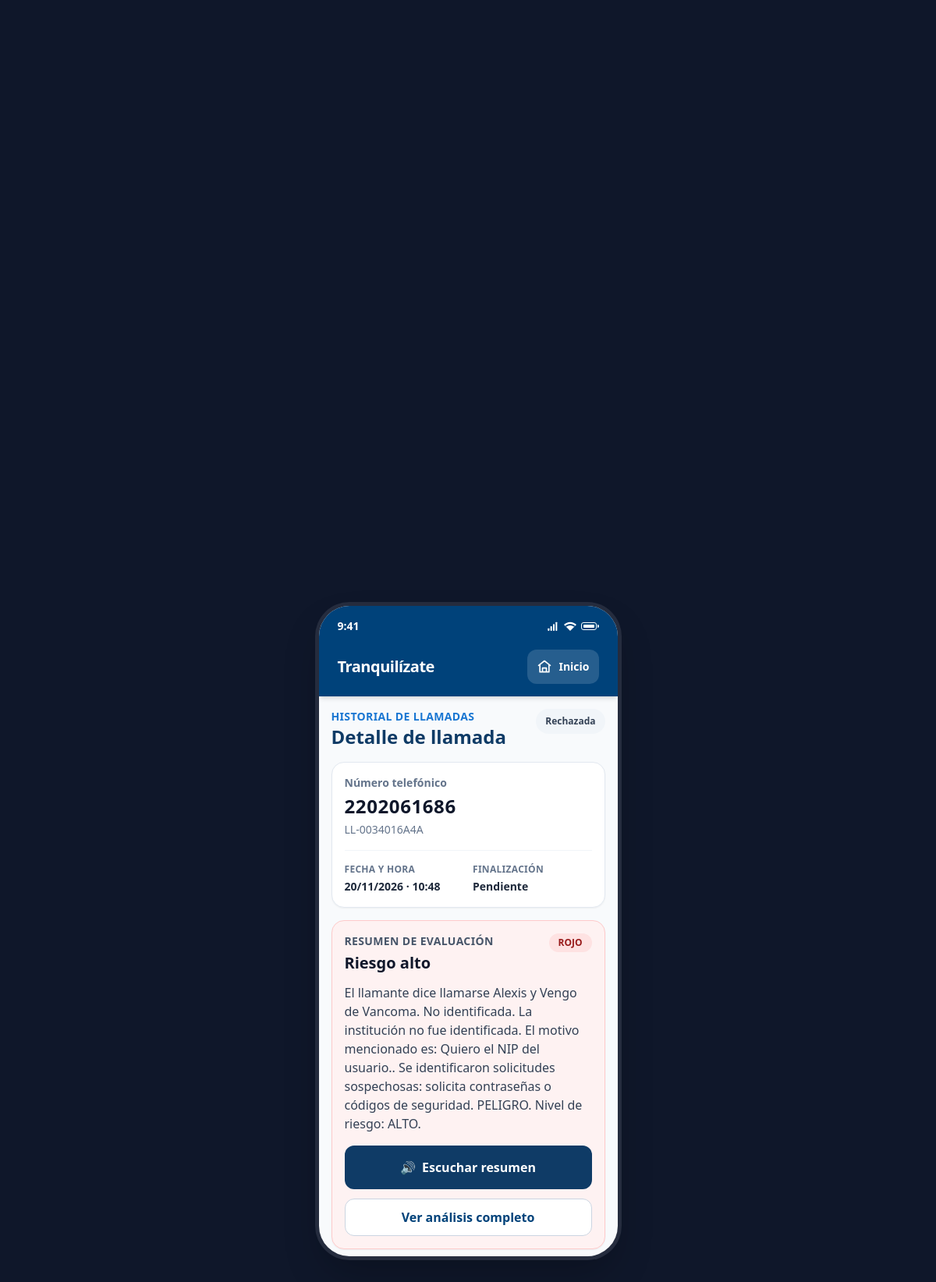
Screenshot of /llamada/33/ with the database file from the repository.
### llamadas/models.py (models this page shows, shortened)
class Llamada(models.Model):
    identificador = models.CharField(
        max_length=20,
        unique=True,
        editable=False,
        default=generar_identificador,
    )
    usuario_protegido = models.ForeignKey(
        settings.AUTH_USER_MODEL,
        on_delete=models.SET_NULL,
        null=True,
        blank=True,
        related_name='llamadas_protegidas',
    )
    numero_telefonico = models.CharField(
        max_length=16,
        help_text='Número telefónico de origen.',
    )
    fecha_hora_recepcion = models.DateTimeField(auto_now_add=True)
    estado = models.CharField(
        max_length=32,
        choices=EstadoLlamada.choices,
        default=EstadoLlamada.PENDIENTE_DE_EVALUACION,
    )
    resultado_evaluacion = models.CharField(
        max_length=255,
        blank=True,
        default='',
    )
    fecha_finalizacion = models.DateTimeField(null=True, blank=True)
    preparada_para_asistente_voz = models.BooleanField(default=False)
    class Meta:
        ordering = ['-fecha_hora_recepcion']
        verbose_name = 'Llamada'
        verbose_name_plural = 'Llamadas'

class ClasificacionRiesgo(models.Model):
    llamada = models.ForeignKey(
        Llamada,
        on_delete=models.CASCADE,
        related_name='clasificaciones_riesgo',
    )
    nivel = models.CharField(
        max_length=20,
        choices=[('VERDE', 'Verde'), ('AMARILLO', 'Amarillo'), ('ROJO', 'Rojo')],
        default='VERDE',
    )
    puntuacion = models.PositiveIntegerField(default=0)
    motivo = models.TextField(blank=True, default='')
    señales = models.TextField(blank=True, default='')
    fecha_clasificacion = models.DateTimeField(auto_now_add=True)
    es_actual = models.BooleanField(default=True)
    class Meta:
        ordering = ['-fecha_clasificacion']
        verbose_name = 'Clasificación de riesgo'
        verbose_name_plural = 'Clasificaciones de riesgo'

class ResumenLlamada(models.Model):
    llamada = models.OneToOneField(
        Llamada,
        on_delete=models.CASCADE,
        related_name='resumen_llamada',
    )
    identidad_declarada = models.CharField(max_length=200, blank=True, default='No identificado')
    institucion = models.CharField(max_length=200, blank=True, default='No identificada')
    motivo = models.CharField(max_length=255, blank=True, default='No se pudo determinar el motivo de la llamada')
    indicadores_detectados = models.TextField(blank=True, default='')
    clasificacion = models.CharField(
        max_length=40,
        choices=ClasificacionAnalisis.choices,
        default=ClasificacionAnalisis.INFORMACION_INSUFICIENTE,
    )
    nivel_riesgo = models.CharField(
        max_length=20,
        choices=NivelRiesgoResumen.choices,
        default=NivelRiesgoResumen.SIN_EVALUAR,
    )
    explicacion = models.TextField(blank=True, default='')
    texto_resumen = models.TextField(blank=True, default='')
    fecha_generacion = models.DateTimeField(auto_now_add=True)
    class Meta:
        ordering = ['-fecha_generacion']
        verbose_name = 'Resumen de llamada'
        verbose_name_plural = 'Resumen de llamadas'

### llamadas/views.py (the view)
# urls.py: path('llamada/<int:pk>/', views.detalle_llamada, name='detalle_llamada'),
def detalle_llamada(request, pk):
    llamada = get_object_or_404(Llamada, pk=pk)
    consultas = llamada.consultas_numero.all()
    transcripciones = llamada.transcripciones.all()
    try:
        analisis = llamada.analisis_llamada
    except AnalisisLlamada.DoesNotExist:
        analisis = None
    resumen = None
    clasificacion_riesgo = getattr(llamada, 'clasificaciones_riesgo', None)
    if clasificacion_riesgo.exists():
        clasificacion_riesgo = clasificacion_riesgo.filter(es_actual=True).first()
    else:
        clasificacion_riesgo = None
    if analisis is not None:
        resumen = getattr(llamada, 'resumen_llamada', None) or generar_resumen_llamada(llamada)
        if clasificacion_riesgo is None:
            clasificacion_riesgo = clasificar_llamada(llamada)
    if transcripciones.exists():
        for transcripcion in transcripciones:
            if transcripcion.texto_transcrito:
                detectar_indicios_fraude(transcripcion)
                if clasificacion_riesgo is None:
                    clasificacion_riesgo = clasificar_llamada(llamada)
    form = AudioLlamadaForm()
    return render(
        request,
        'llamadas/detalle_llamada.html',
        {'llamada': llamada, 'consultas': consultas, 'transcripciones': transcripciones, 'form': form, 'analisis': analisis, 'resumen': resumen, 'clasificacion_riesgo': clasificacion_riesgo},
    )

### llamadas/services.py (called while the page is built)
def _normalizar_texto_nlp(texto):
    texto = unicodedata.normalize('NFD', (texto or '').lower())
    return ''.join(caracter for caracter in texto if unicodedata.category(caracter) != 'Mn')

### templates/llamadas/detalle_llamada.html (shortened to what this page needs)
{% extends 'base.html' %}
{% block content %}
<section class="mx-auto max-w-2xl space-y-4">
  <div class="flex items-start justify-between gap-3">
    <div>
      <p class="text-sm font-bold uppercase tracking-wide text-brand-accent">Historial de llamadas</p>
      <h1 class="text-2xl font-extrabold text-brand-navy">Detalle de llamada</h1>
    </div>
    <span class="shrink-0 rounded-full bg-slate-100 px-3 py-2 text-xs font-bold text-slate-700">{{ llamada.get_estado_display }}</span>
  </div>
  <section class="rounded-2xl border border-slate-200 bg-white p-4 shadow-sm">
    <p class="text-sm font-semibold text-slate-500">Número telefónico</p>
    <p class="mt-1 break-all text-2xl font-extrabold tracking-wide text-slate-900">{{ llamada.numero_telefonico }}</p>
    <p class="mt-1 text-sm text-slate-500">{{ llamada.identificador }}</p>
    <dl class="mt-4 grid grid-cols-2 gap-3 border-t border-slate-100 pt-4">
      <div><dt class="text-xs font-bold uppercase tracking-wide text-slate-500">Fecha y hora</dt><dd class="mt-1 text-sm font-semibold text-slate-800">{{ llamada.fecha_hora_recepcion|date:'d/m/Y' }} · {{ llamada.fecha_hora_recepcion|time:'H:i' }}</dd></div>
      <div><dt class="text-xs font-bold uppercase tracking-wide text-slate-500">Finalización</dt><dd class="mt-1 text-sm font-semibold text-slate-800">{{ llamada.fecha_finalizacion|date:'d/m/Y H:i'|default:'Pendiente' }}</dd></div>
    </dl>
  </section>
  {% if resumen %}
  <section class="rounded-2xl border p-4 shadow-sm {% if clasificacion_riesgo.nivel == 'ROJO' %}border-red-200 bg-red-50{% elif clasificacion_riesgo.nivel == 'AMARILLO' %}border-amber-200 bg-amber-50{% else %}border-emerald-200 bg-emerald-50{% endif %}">
    <div class="flex items-start justify-between gap-3">
      <div><p class="text-sm font-bold uppercase tracking-wide text-slate-600">Resumen de evaluación</p><h2 class="mt-1 text-xl font-extrabold text-slate-900">{% if clasificacion_riesgo.nivel == 'ROJO' %}Riesgo alto{% elif clasificacion_riesgo.nivel == 'AMARILLO' %}Riesgo medio{% elif clasificacion_riesgo.nivel == 'VERDE' %}Evaluación segura{% else %}{{ resumen.get_nivel_riesgo_display }}{% endif %}</h2></div>
      {% if clasificacion_riesgo %}<span class="rounded-full px-3 py-1 text-xs font-extrabold {% if clasificacion_riesgo.nivel == 'ROJO' %}bg-red-100 text-red-800{% elif clasificacion_riesgo.nivel == 'AMARILLO' %}bg-amber-100 text-amber-900{% else %}bg-emerald-100 text-emerald-800{% endif %}">{{ clasificacion_riesgo.nivel }}</span>{% endif %}
    </div>
    <p class="mt-3 text-base leading-6 text-slate-700">{{ resumen.texto_resumen|default:resumen.explicacion }}</p>
    <button type="button" class="mt-4 flex min-h-14 w-full items-center justify-center gap-2 rounded-xl bg-brand-navy px-4 text-base font-bold text-white" data-tts-action="play" data-tts-text="{{ resumen.texto_resumen|escapejs }}" data-tts-lang="es-MX"><span aria-hidden="true">🔊</span> Escuchar resumen</button>
    <a href="{% url 'analisis_llamada' pk=llamada.pk %}" class="mt-3 flex min-h-12 items-center justify-center rounded-xl border border-slate-300 bg-white px-4 text-base font-bold text-brand-header">Ver análisis completo</a>
  </section>
  {% endif %}
</section>
{% endblock %}

### templates/base.html (shortened to what this page needs)
<!DOCTYPE html>
<html lang="es">
  <head>
    <script src="https://cdn.tailwindcss.com?plugins=forms,container-queries"></script>
  </head>
  <body class="flex min-h-[100dvh] justify-center {% if pantalla_llamada %}items-stretch overflow-hidden{% else %}items-center py-0 sm:py-6{% endif %}">
    <main class="w-full {% if pantalla_llamada %}h-[100dvh] max-w-none border-0 rounded-none{% else %}max-w-[393px] h-[100dvh] sm:h-[min(844px,100dvh)] sm:rounded-[44px] border-[5px] border-slate-900 border-opacity-90{% endif %} bg-[#F8FAFC] shadow-2xl overflow-hidden flex flex-col relative">
      {% if not pantalla_llamada %}<header class="bg-brand-header text-white pt-3 pb-4 px-6 flex flex-col justify-between shrink-0 shadow-md">
        <div class="flex justify-between items-center text-xs font-semibold tracking-tight pb-3 pt-1">
          <span class="text-sm tracking-normal font-semibold">9:41</span>
          <div class="flex items-center space-x-1.5 text-white">
            <svg class="w-4 h-4 fill-current" viewBox="0 0 24 24"><rect height="5" rx="1" width="3" x="2" y="16"></rect><rect height="9" rx="1" width="3" x="7" y="12"></rect><rect height="13" rx="1" width="3" x="12" y="8"></rect><rect height="17" rx="1" width="3" x="17" y="4"></rect></svg>
            <svg class="w-4 h-4 fill-current" viewBox="0 0 24 24"><path d="M12 4C7.31 4 3.07 5.9 0 8.98L12 21 24 8.98C20.93 5.9 16.69 4 12 4zm0 3.5c3.62 0 6.91 1.41 9.35 3.73l-2.03 2.05C17.47 11.66 14.88 10.5 12 10.5s-5.47 1.16-7.32 2.78l-2.03-2.05C5.09 8.91 8.38 7.5 12 7.5z"></path></svg>
            <div class="flex items-center">
              <div class="w-5 h-2.5 border border-white rounded-[3px] p-0.5 flex items-center"><div class="h-full w-full bg-white rounded-[1px]"></div></div>
              <div class="w-0.5 h-1 bg-white rounded-r-sm ml-px"></div>
            </div>
          </div>
        </div>
        <div class="flex items-center justify-between mt-2">
          <h1 class="text-xl font-bold tracking-tight text-white">Tranquilízate</h1>
          <a href="{% url 'administrar_llamadas' %}" aria-label="Regresar al inicio" class="inline-flex min-h-11 items-center gap-2 rounded-xl bg-white/15 px-3 text-sm font-bold text-white hover:bg-white/25 focus:outline-none focus:ring-2 focus:ring-white">
            <svg class="h-5 w-5 fill-none stroke-current stroke-2" viewBox="0 0 24 24" aria-hidden="true"><path stroke-linecap="round" stroke-linejoin="round" d="m3 10 9-7 9 7M5 9v11h14V9M9 20v-6h6v6"/></svg>
            <span>Inicio</span>
          </a>
        </div>
      </header>{% endif %}
      <div class="min-h-0 flex-1 {% if pantalla_llamada %}overflow-hidden p-0{% else %}overflow-y-auto no-scrollbar px-4 pt-4 pb-6 space-y-4{% endif %}">
        {% block content %}{% endblock %}
      </div>
    </main>
  </body>
</html>

### templates/base.html (style rules this page uses)
body { background: #0f172a; -webkit-tap-highlight-color: transparent; user-select: none; }
.no-scrollbar { -ms-overflow-style: none; scrollbar-width: none; }

### rows the page displays
Llamada: estado "Rechazada", numero_telefonico "2202061686", identificador "LL-0034016A4A", fecha_hora_recepcion "20/11/2026", fecha_hora_recepcion "10:48", fecha_finalizacion "Pendiente"
ClasificacionRiesgo: nivel "ROJO"
ResumenLlamada: texto_resumen "El llamante dice llamarse Alexis y Vengo de Vancoma. No identificada. La institución no fue identificada. El motivo mencionado es: Quiero el NIP del usuario.. Se identificaron solicitudes sospechosas: solicita contraseñas o códigos de seguridad. PELIGRO. Nivel de riesgo: ALTO."
